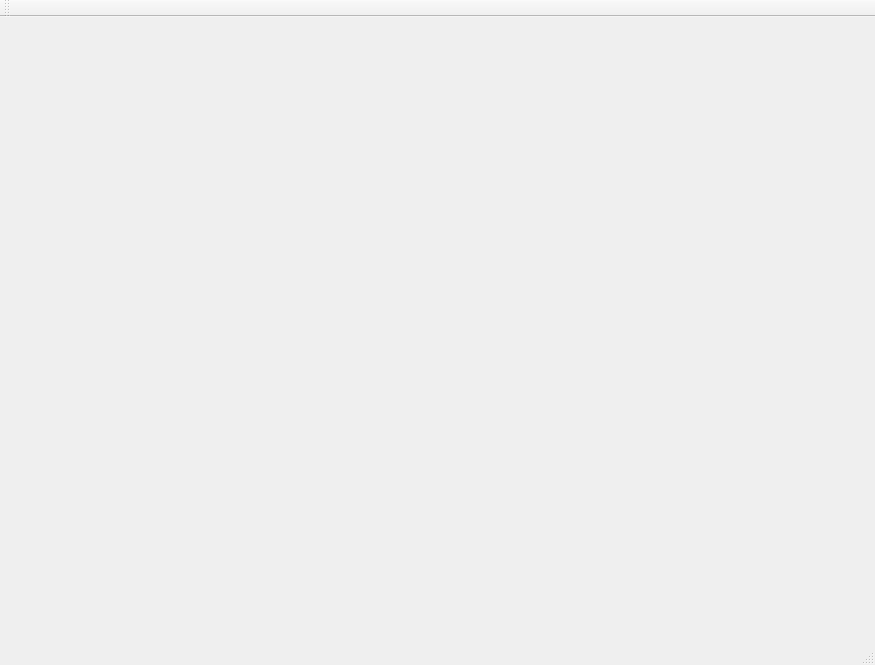
<?xml version="1.0" encoding="UTF-8"?>
<ui version="4.0">
 <class>MainWindow</class>
 <widget class="QMainWindow" name="MainWindow">
  <property name="geometry">
   <rect>
    <x>0</x>
    <y>0</y>
    <width>875</width>
    <height>665</height>
   </rect>
  </property>
  <property name="windowTitle">
   <string>MainWindow</string>
  </property>
  <widget class="QWidget" name="centralWidget">
   <widget class="QCustomPlot" name="customPlot" native="true">
    <property name="geometry">
     <rect>
      <x>10</x>
      <y>10</y>
      <width>851</width>
      <height>281</height>
     </rect>
    </property>
   </widget>
   <widget class="QCustomPlot" name="customPlot2" native="true">
    <property name="geometry">
     <rect>
      <x>9</x>
      <y>299</y>
      <width>851</width>
      <height>291</height>
     </rect>
    </property>
   </widget>
  </widget>
  <widget class="QMenuBar" name="menuBar">
   <property name="geometry">
    <rect>
     <x>0</x>
     <y>0</y>
     <width>875</width>
     <height>25</height>
    </rect>
   </property>
  </widget>
  <widget class="QToolBar" name="mainToolBar">
   <attribute name="toolBarArea">
    <enum>TopToolBarArea</enum>
   </attribute>
   <attribute name="toolBarBreak">
    <bool>false</bool>
   </attribute>
  </widget>
  <widget class="QStatusBar" name="statusBar"/>
 </widget>
 <layoutdefault spacing="6" margin="11"/>
 <customwidgets>
  <customwidget>
   <class>QCustomPlot</class>
   <extends>QWidget</extends>
   <header>qcustomplot.h</header>
   <container>1</container>
  </customwidget>
 </customwidgets>
 <resources/>
 <connections/>
</ui>
